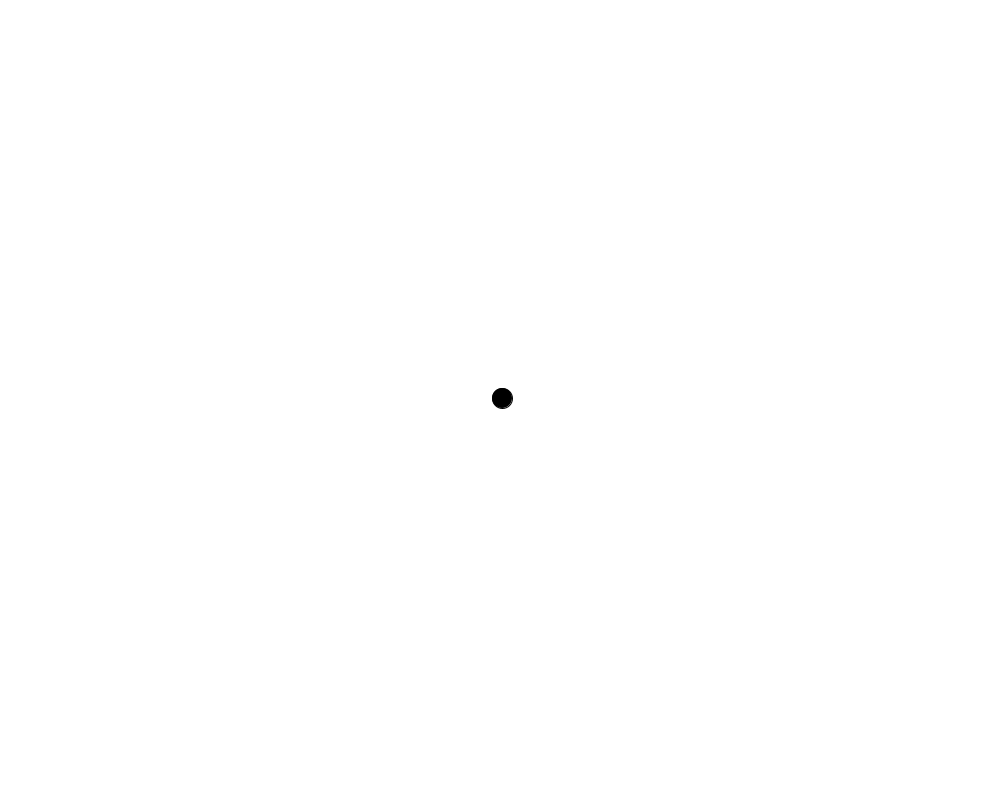
Frame 1 (no input)
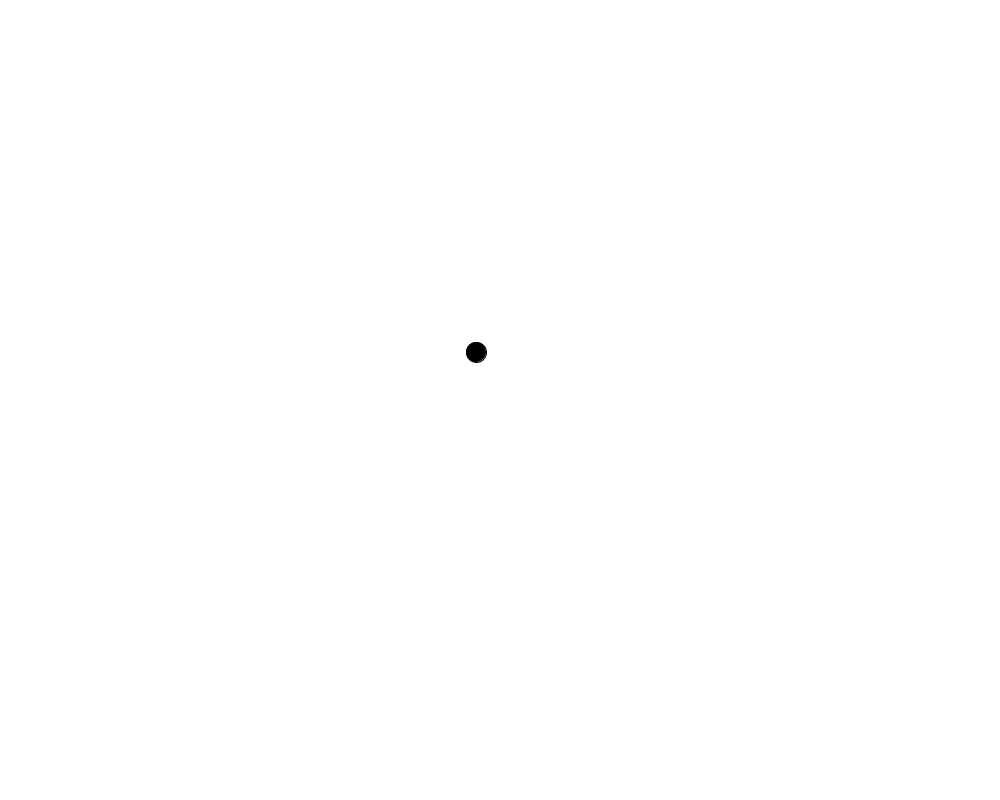
Frame 60 (the mouse pressed at the canvas centre just before this capture)
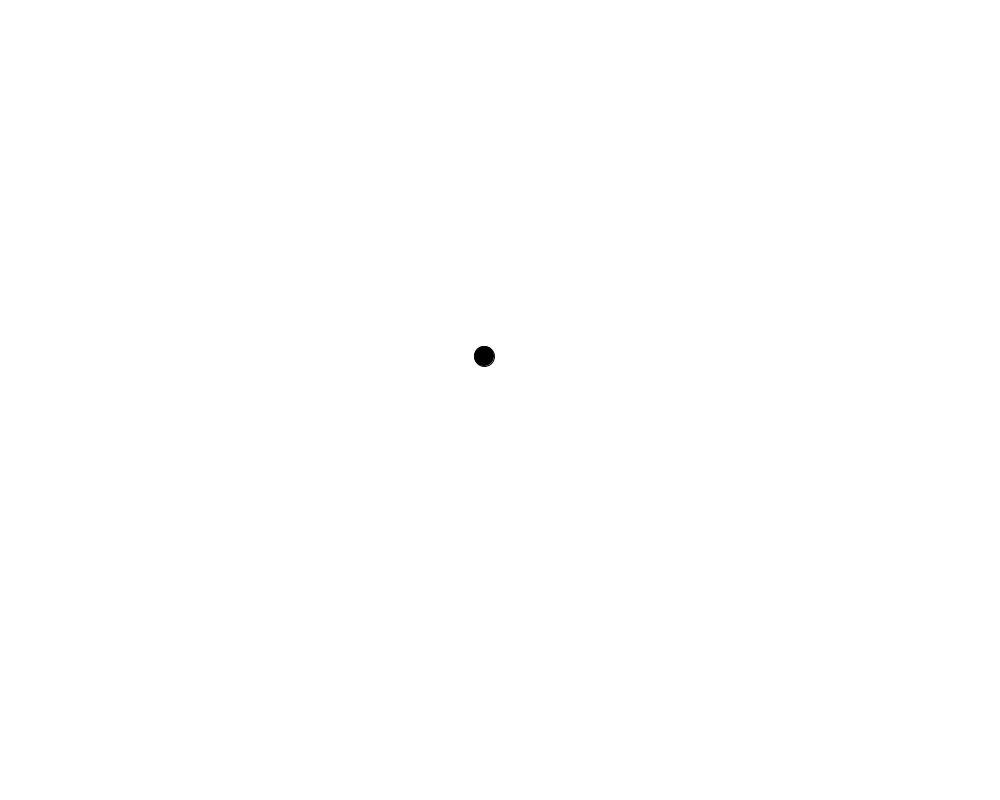
Frame 120 (the mouse held since frame 60 and released just before this capture)

The Processing sketch that drew these frames (run headless with seeded random() and noise(); from frame 60 on, the mouse is pressed at the canvas centre):

// Processing sketch: Random_Walker_Mouse
// ── Random_Walker_Mouse.pde
MouseRandom randomer;
void setup()
{
  randomer = new MouseRandom();
  size(1000,800);
}

void draw()
{
  randomer.step();
  randomer.display();
}
// ── MouseRandom.pde
class MouseRandom
{
  float x;
  float y;
  
  MouseRandom()
  {
    x = width/2;
    y = height/2;
  }
   
  void step()
  {
    float randomX = random(1);
    float randomY = random(1);
    int xsetoff = 2;
    int ysetoff = 2;
    if(x>mouseX) xsetoff*=-1;
    if(y>mouseY) ysetoff*=-1;
    if(randomX<0.6)
    {
      x+=xsetoff;
    }else
    {
      x-=xsetoff;
    }
    
    if(randomY<0.6)
    {
      y+=ysetoff;
    }else
    {
      y-=ysetoff;
    }
   }

  void display()
  {
    background(255);
    fill(0);
    ellipse(x,y,20,20);
  }
}
